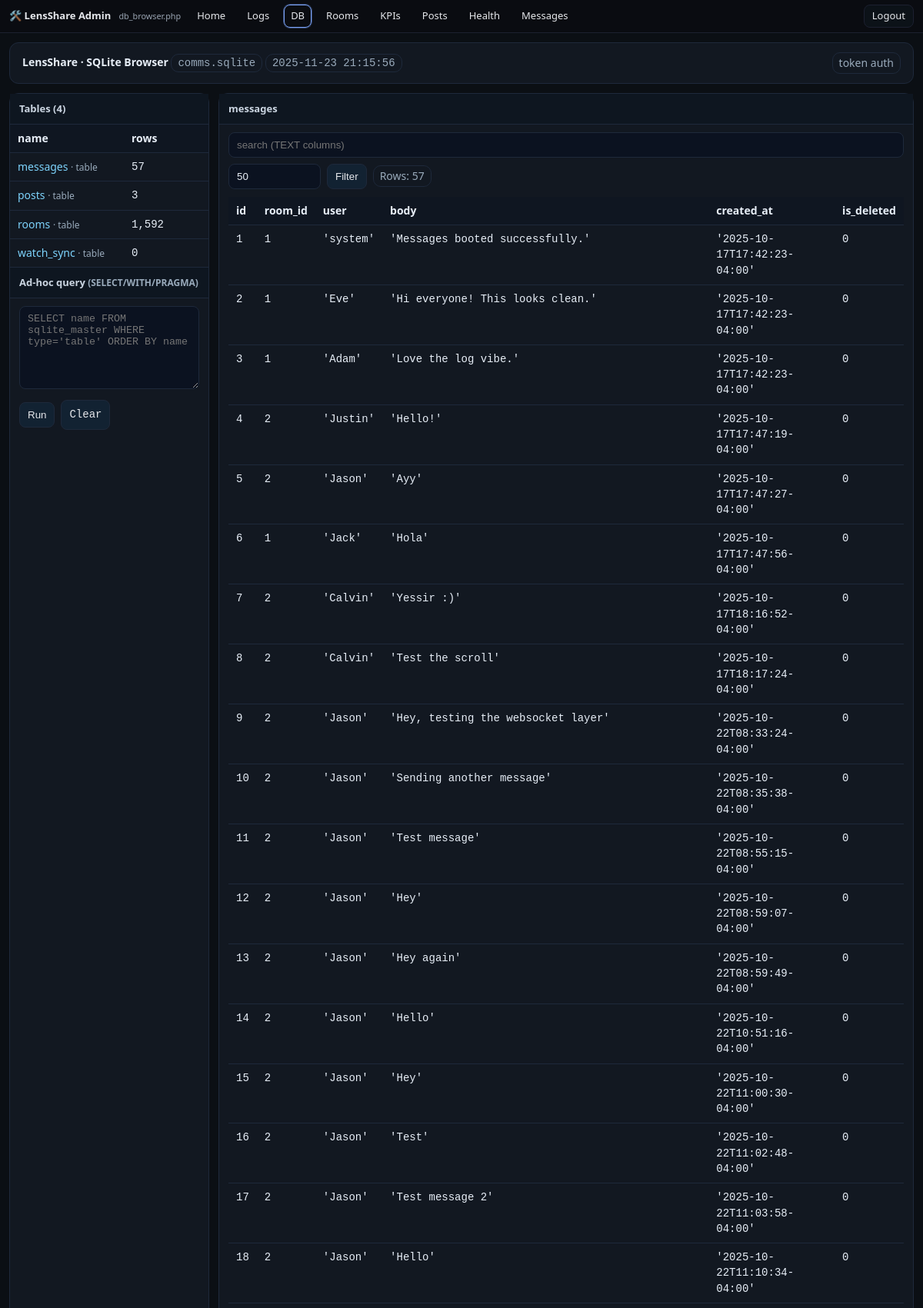
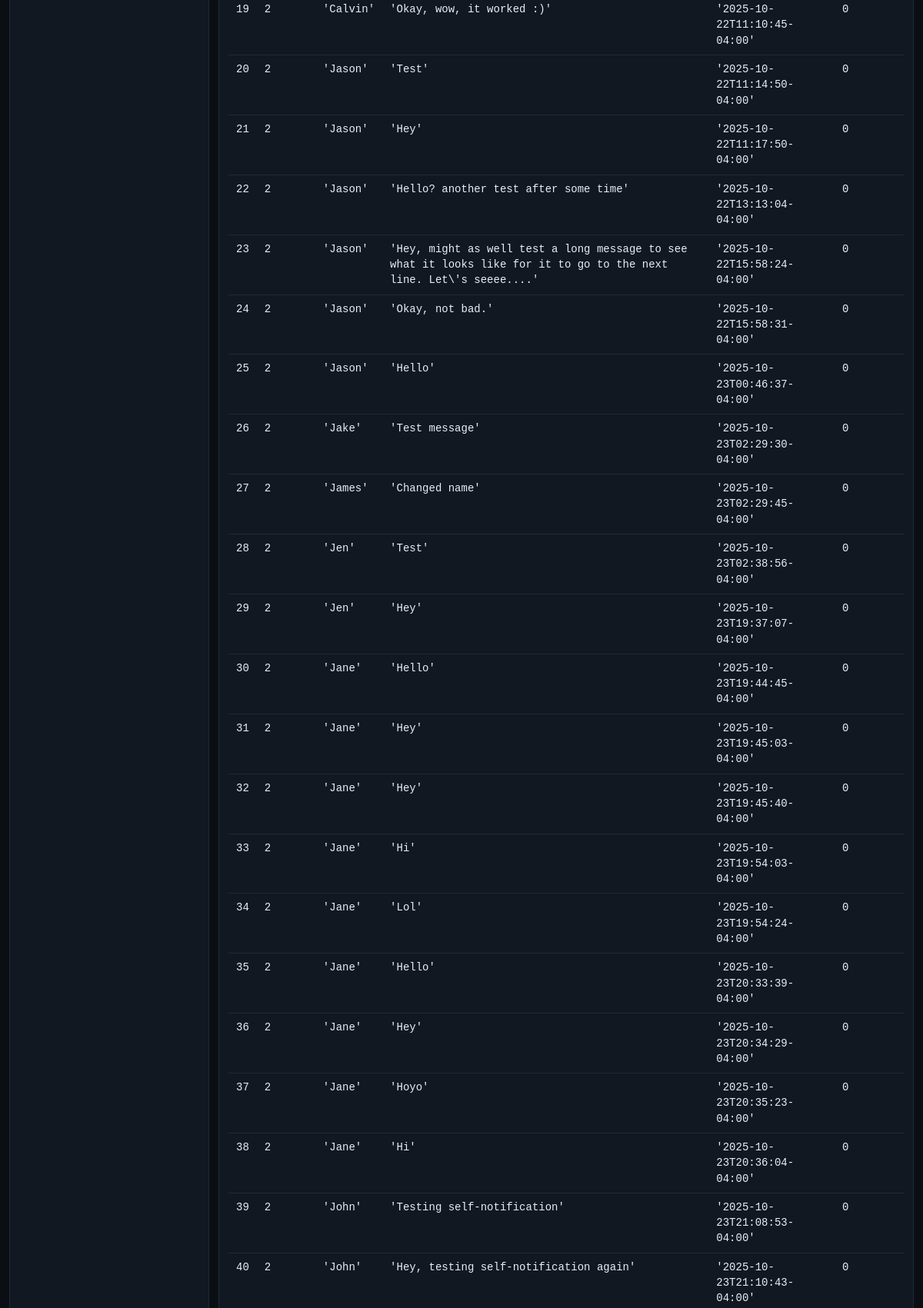
Screenshot of /comms/admin/db_browser.php?token=ajay-7c9f4f2f3a&table=messages&page=1 (signed in, upper part) with the database file from the repository (2 pictures, top to bottom).
### tables this page shows
CREATE TABLE messages (
       id INTEGER PRIMARY KEY AUTOINCREMENT,
       room_id INTEGER NOT NULL,
       user TEXT NOT NULL,
       body TEXT NOT NULL,
       created_at TEXT NOT NULL, is_deleted INTEGER NOT NULL DEFAULT 0,
       FOREIGN KEY(room_id) REFERENCES rooms(id) ON DELETE CASCADE
     );

### comms/config.php (called while the page is built, shortened)
<?php
$brand = [
  'name'        => 'LensShare',
  'slug'        => 'lensshare',
  'brand_emoji' => '🙂💬',
  'chat_emoji'  => '🌈',
  'tagline'     => 'Publishing + Messages',
  'favicon'     => '/favicon.svg',
];

### comms/admin/db_browser.php (the view, shortened to what this page needs)
<?php
require_once __DIR__ . '/../config.php';
function h($s){ return htmlspecialchars((string)$s, ENT_QUOTES | ENT_SUBSTITUTE, 'UTF-8'); }
$pdo = new PDO('sqlite:' . DB_PATH, null, null, [
  PDO::ATTR_ERRMODE => PDO::ERRMODE_EXCEPTION,
  PDO::ATTR_DEFAULT_FETCH_MODE => PDO::FETCH_ASSOC,
  PDO::ATTR_EMULATE_PREPARES => false,
]);
$pdo->query('PRAGMA foreign_keys=ON');
$pdo->query('PRAGMA busy_timeout=2000');
$PAGE_SIZE_DEFAULT = 50; $PAGE_SIZE_MAX = 500;
$table    = isset($_GET['table']) ? preg_replace('/[^\w.]/','', $_GET['table']) : '';
$page     = max(1, (int)($_GET['page'] ?? 1));
$pagesize = min($PAGE_SIZE_MAX, max(1, (int)($_GET['pagesize'] ?? $PAGE_SIZE_DEFAULT)));
$offset   = ($page-1)*$pagesize;
$sqlFree  = trim((string)($_GET['sql'] ?? ''));
function preserve($extra = []){
  $keep = ['token','table','q','pagesize','page'];
  $out = [];
  foreach ($keep as $k) if (isset($_GET[$k])) $out[$k] = $_GET[$k];
  foreach ($extra as $k=>$v) $out[$k] = $v;
  return '?' . http_build_query($out);
}
$tables = $pdo->query("SELECT name, type FROM sqlite_master WHERE type IN ('table','view') AND name NOT LIKE 'sqlite_%' ORDER BY name")->fetchAll();
$counts = [];
foreach ($tables as $t) {
  try { $counts[$t['name']] = (int)$pdo->query("SELECT COUNT(*) FROM \"{$t['name']}\"")->fetchColumn(); }
  catch(Throwable $e){ $counts[$t['name']] = null; }
}
$rows = []; $cols = []; $rowCount = null;
if ($table !== '') {
  try {
    $rowCount = (int)$pdo->query("SELECT COUNT(*) FROM \"$table\"")->fetchColumn();
    $where=''; $params=[];
    $sql = "SELECT * FROM \"$table\" $where LIMIT :lim OFFSET :off";
    $stmt = $pdo->prepare($sql);
    $stmt->bindValue(':lim',$pagesize,PDO::PARAM_INT);
    $stmt->bindValue(':off',$offset,PDO::PARAM_INT);
    $stmt->execute();
    $rows = $stmt->fetchAll();
    if ($rows) $cols = array_keys($rows[0]);
  } catch(Throwable $e){
    $rows=[]; $schema=[]; $indexes=[]; $rowCount=null;
  }
}
$now = date('Y-m-d H:i:s');
?>
<!doctype html>
<html>
<head>
</head>
<body>
<div class="page">
<?php
require_once __DIR__ . '/_topnav_admin.php';
?>
<div class="wrap">
  <div class="card header">
    <div>
      <strong><?= $brand['name'] ?> · SQLite Browser</strong>
      <span class="badge mono"><?=h(basename(DB_PATH))?></span>
      <span class="badge mono"><?=h($now)?></span>
    </div>
    <div class="badge">token auth</div>
  </div>
  <div class="grid">
    <div class="panel">
      <h3>Tables (<?=count($tables)?>)</h3>
      <div class="section list" style="padding:0">
        <table>
          <thead><tr><th>name</th><th style="width:110px">rows</th></tr></thead>
          <tbody>
          <?php foreach($tables as $t): ?>
            <tr>
              <td>
                <a href="<?=h(preserve(['table'=>$t['name'],'page'=>1]))?>"><?=h($t['name'])?></a>
                <span class="note"> · <?=h($t['type'])?></span>
              </td>
              <td class="mono"><?= isset($counts[$t['name']]) ? number_format((int)$counts[$t['name']]) : '—' ?></td>
            </tr>
          <?php endforeach; ?>
          </tbody>
        </table>
      </div>
      <h3>Ad-hoc query <span class="note">(SELECT/WITH/PRAGMA)</span></h3>
      <div class="section">
        <form method="get" class="mono">
          <textarea class="input" name="sql" rows="6" placeholder="SELECT name FROM sqlite_master WHERE type='table' ORDER BY name"><?=h($sqlFree)?></textarea>
          <div style="display:flex;gap:8px;align-items:center;margin-top:8px">
            <button class="btn" type="submit">Run</button>
            <a class="btn" href="<?=h(preserve(['sql'=>null]))?>">Clear</a>
          </div>
        </form>
      </div>
    </div>
    <div class="panel right-panel">
      <?php if ($table===''): ?>
        <h3>Viewer</h3>
        <div class="section note">Select a table on the left to browse rows and schema.</div>
      <?php else: ?>
        <h3><?=h($table)?></h3>
        <div class="section" style="padding-bottom:0">
          <form method="get" style="display:flex;gap:8px;flex-wrap:wrap;align-items:center">
            <input class="input" type="text" name="q" value="<?=h($q)?>" placeholder="search (TEXT columns)">
            <input class="input" style="max-width:120px" type="number" min="1" name="pagesize" value="<?=h($pagesize)?>" title="rows per page">
            <button class="btn" type="submit">Filter</button>
            <?php if ($rowCount!==null): ?><span class="badge">Rows: <?=number_format($rowCount)?></span><?php endif; ?>
          </form>
        </div>
        <div class="section" style="overflow:auto; max-height:55vh">
          <table>
            <thead><tr><?php foreach($cols as $c) echo '<th>'.h($c).'</th>'; ?></tr></thead>
            <tbody>
            <?php foreach($rows as $r): ?>
              <tr><?php foreach($cols as $c): ?><td class="mono"><?=h(var_export($r[$c], true))?></td><?php endforeach; ?></tr>
            <?php endforeach; ?>
            </tbody>
          </table>
        </div>
      <?php endif; ?>
    </div>
  </div>
</div>
</div>
</body>
</html>

### comms/admin/db_browser.php (style rules this page uses)
:root { --bg:#0b0f14; --ink:#e7eef7; --mut:#9ab; --panel:#121821; --border:#1e293b; --chip:#1c2430; --acc:#7dd3fc; }
* { box-sizing:border-box }
body { margin:0;background:var(--bg);color:var(--ink);font:14px/1.45 system-ui,-apple-system,Segoe UI,Roboto }
html, body { height: 100%; }
.page { min-height: 100vh; display: flex; flex-direction: column; }
a { color:var(--acc);text-decoration:none }
.wrap { max-width:1200px;margin:0 auto;padding:12px }
.card { background:var(--panel);border:1px solid var(--border);border-radius:12px;overflow:hidden;margin-bottom:12px }
.header { display:flex;flex-wrap:wrap;gap:8px;align-items:center;justify-content:space-between;padding:12px 16px;border-bottom:1px solid var(--border) }
.badge { border:1px solid var(--border);padding:3px 8px;border-radius:10px;color:var(--mut) }
.grid { display:grid;grid-template-columns:260px 1fr;gap:12px }
.panel { background:var(--panel);border:1px solid var(--border);border-radius:12px }
.panel h3 { margin:0;padding:10px 12px;border-bottom:1px solid var(--border);background:#0e1620;font-size:13px;color:#cbd5e1 }
.section { padding:10px 12px }
table { width:100%;border-collapse:collapse }
th,td { border-bottom:1px solid var(--border);padding:8px 10px;text-align:left;vertical-align:top }
th { background:#0f1621;position:sticky;top:0 }
.input, textarea.input { padding:8px 10px;border:1px solid var(--border);border-radius:8px;background:#0b1220;color:var(--ink);width:100% }
.btn { padding:8px 10px;border:1px solid var(--border);border-radius:8px;background:#122232;color:#e5e7eb;cursor:pointer }
.note { color:var(--mut);font-size:12px }
.mono { font-family:ui-monospace,SFMono-Regular,Consolas,monospace }
.list { max-height:70vh;overflow:auto }
html, body { overflow-x: hidden; }
.panel { min-width: 0; }

### rows the page displays
messages: id "1", room "1", user "'system'", body "'Messages booted successfully.'", created_at "'2025-10-17T17:42:23-04:00'", is_deleted "0"
messages: id "2", room "1", user "'Eve'", body "'Hi everyone! This looks clean.'", created_at "'2025-10-17T17:42:23-04:00'", is_deleted "0"
messages: id "3", room "1", user "'Adam'", body "'Love the log vibe.'", created_at "'2025-10-17T17:42:23-04:00'", is_deleted "0"
messages: id "4", room "2", user "'Justin'", body "'Hello!'", created_at "'2025-10-17T17:47:19-04:00'", is_deleted "0"
messages: id "5", room "2", user "'Jason'", body "'Ayy'", created_at "'2025-10-17T17:47:27-04:00'", is_deleted "0"
messages: id "6", room "1", user "'Jack'", body "'Hola'", created_at "'2025-10-17T17:47:56-04:00'", is_deleted "0"
messages: id "7", room "2", user "'Calvin'", body "'Yessir :)'", created_at "'2025-10-17T18:16:52-04:00'", is_deleted "0"
messages: id "8", room "2", user "'Calvin'", body "'Test the scroll'", created_at "'2025-10-17T18:17:24-04:00'", is_deleted "0"
messages: id "9", room "2", user "'Jason'", body "'Hey, testing the websocket layer'", created_at "'2025-10-22T08:33:24-04:00'", is_deleted "0"
messages: id "10", room "2", user "'Jason'", body "'Sending another message'", created_at "'2025-10-22T08:35:38-04:00'", is_deleted "0"
messages: id "11", room "2", user "'Jason'", body "'Test message'", created_at "'2025-10-22T08:55:15-04:00'", is_deleted "0"
messages: id "12", room "2", user "'Jason'", body "'Hey'", created_at "'2025-10-22T08:59:07-04:00'", is_deleted "0"
messages: id "13", room "2", user "'Jason'", body "'Hey again'", created_at "'2025-10-22T08:59:49-04:00'", is_deleted "0"
messages: id "14", room "2", user "'Jason'", body "'Hello'", created_at "'2025-10-22T10:51:16-04:00'", is_deleted "0"
messages: id "15", room "2", user "'Jason'", body "'Hey'", created_at "'2025-10-22T11:00:30-04:00'", is_deleted "0"
messages: id "16", room "2", user "'Jason'", body "'Test'", created_at "'2025-10-22T11:02:48-04:00'", is_deleted "0"
messages: id "17", room "2", user "'Jason'", body "'Test message 2'", created_at "'2025-10-22T11:03:58-04:00'", is_deleted "0"
messages: id "18", room "2", user "'Jason'", body "'Hello'", created_at "'2025-10-22T11:10:34-04:00'", is_deleted "0"
messages: id "19", room "2", user "'Calvin'", body "'Okay, wow, it worked :)'", created_at "'2025-10-22T11:10:45-04:00'", is_deleted "0"
messages: id "20", room "2", user "'Jason'", body "'Test'", created_at "'2025-10-22T11:14:50-04:00'", is_deleted "0"
messages: id "21", room "2", user "'Jason'", body "'Hey'", created_at "'2025-10-22T11:17:50-04:00'", is_deleted "0"
messages: id "22", room "2", user "'Jason'", body "'Hello? another test after some time'", created_at "'2025-10-22T13:13:04-04:00'", is_deleted "0"
messages: id "23", room "2", user "'Jason'", body "'Hey, might as well test a long message to see what it looks like for it to go to the next line. Let\\'s seeee....'", created_at "'2025-10-22T15:58:24-04:00'", is_deleted "0"
messages: id "24", room "2", user "'Jason'", body "'Okay, not bad.'", created_at "'2025-10-22T15:58:31-04:00'", is_deleted "0"
messages: id "25", room "2", user "'Jason'", body "'Hello'", created_at "'2025-10-23T00:46:37-04:00'", is_deleted "0"
messages: id "26", room "2", user "'Jake'", body "'Test message'", created_at "'2025-10-23T02:29:30-04:00'", is_deleted "0"
messages: id "27", room "2", user "'James'", body "'Changed name'", created_at "'2025-10-23T02:29:45-04:00'", is_deleted "0"
messages: id "28", room "2", user "'Jen'", body "'Test'", created_at "'2025-10-23T02:38:56-04:00'", is_deleted "0"
messages: id "29", room "2", user "'Jen'", body "'Hey'", created_at "'2025-10-23T19:37:07-04:00'", is_deleted "0"
messages: id "30", room "2", user "'Jane'", body "'Hello'", created_at "'2025-10-23T19:44:45-04:00'", is_deleted "0"
messages: id "31", room "2", user "'Jane'", body "'Hey'", created_at "'2025-10-23T19:45:03-04:00'", is_deleted "0"
messages: id "32", room "2", user "'Jane'", body "'Hey'", created_at "'2025-10-23T19:45:40-04:00'", is_deleted "0"
messages: id "33", room "2", user "'Jane'", body "'Hi'", created_at "'2025-10-23T19:54:03-04:00'", is_deleted "0"
messages: id "34", room "2", user "'Jane'", body "'Lol'", created_at "'2025-10-23T19:54:24-04:00'", is_deleted "0"
messages: id "35", room "2", user "'Jane'", body "'Hello'", created_at "'2025-10-23T20:33:39-04:00'", is_deleted "0"
messages: id "36", room "2", user "'Jane'", body "'Hey'", created_at "'2025-10-23T20:34:29-04:00'", is_deleted "0"
messages: id "37", room "2", user "'Jane'", body "'Hoyo'", created_at "'2025-10-23T20:35:23-04:00'", is_deleted "0"
messages: id "38", room "2", user "'Jane'", body "'Hi'", created_at "'2025-10-23T20:36:04-04:00'", is_deleted "0"
messages: id "39", room "2", user "'John'", body "'Testing self-notification'", created_at "'2025-10-23T21:08:53-04:00'", is_deleted "0"
messages: id "40", room "2", user "'John'", body "'Hey, testing self-notification again'", created_at "'2025-10-23T21:10:43-04:00'", is_deleted "0"

### other values shown
$navBrand "LensShare Admin"
basename($self) "db_browser.php"
$label "Home Logs DB Rooms KPIs Posts Health Messages"
$brand['name'] "LensShare"
basename(DB_PATH) "comms.sqlite"
count($tables) "4"
$t['name'] "messages"
$t['type'] "table"
$counts[$t['name']] "57"
$t['name'] "posts"
$counts[$t['name']] "3"
$t['name'] "rooms"
$counts[$t['name']] "1,592"
$t['name'] "watch_sync"
$counts[$t['name']] "0"
